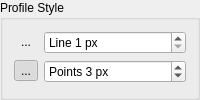
              <widget class="QGroupBox" name="groupBox_3">
               <property name="title">
                <string>Profile Style</string>
               </property>
               <layout class="QFormLayout" name="formLayout_2">
                <item row="0" column="0">
                 <widget class="QToolButton" name="mShowLine">
                  <property name="toolTip">
                   <string>Toggle line visibility.</string>
                  </property>
                  <property name="text">
                   <string>...</string>
                  </property>
                  <property name="icon">
                   <iconset>
                    <normaloff>:/images/themes/default/mActionShowAllLayers.svg</normaloff>:/images/themes/default/mActionShowAllLayers.svg</iconset>
                  </property>
                  <property name="checkable">
                   <bool>true</bool>
                  </property>
                  <property name="checked">
                   <bool>false</bool>
                  </property>
                  <property name="autoRaise">
                   <bool>true</bool>
                  </property>
                 </widget>
                </item>
                <item row="0" column="1">
                 <widget class="QSpinBox" name="mLineSize">
                  <property name="suffix">
                   <string> px</string>
                  </property>
                  <property name="prefix">
                   <string>Line </string>
                  </property>
                  <property name="minimum">
                   <number>1</number>
                  </property>
                 </widget>
                </item>
                <item row="1" column="1">
                 <widget class="QSpinBox" name="mPointSize">
                  <property name="suffix">
                   <string> px</string>
                  </property>
                  <property name="prefix">
                   <string>Points </string>
                  </property>
                  <property name="minimum">
                   <number>1</number>
                  </property>
                  <property name="value">
                   <number>3</number>
                  </property>
                 </widget>
                </item>
                <item row="1" column="0">
                 <widget class="QToolButton" name="mShowPoint">
                  <property name="toolTip">
                   <string>Toggle point visibility.</string>
                  </property>
                  <property name="text">
                   <string>...</string>
                  </property>
                  <property name="icon">
                   <iconset>
                    <normaloff>:/images/themes/default/mActionShowAllLayers.svg</normaloff>:/images/themes/default/mActionShowAllLayers.svg</iconset>
                  </property>
                  <property name="checkable">
                   <bool>true</bool>
                  </property>
                  <property name="checked">
                   <bool>true</bool>
                  </property>
                  <property name="autoRaise">
                   <bool>true</bool>
                  </property>
                 </widget>
                </item>
               </layout>
              </widget>
